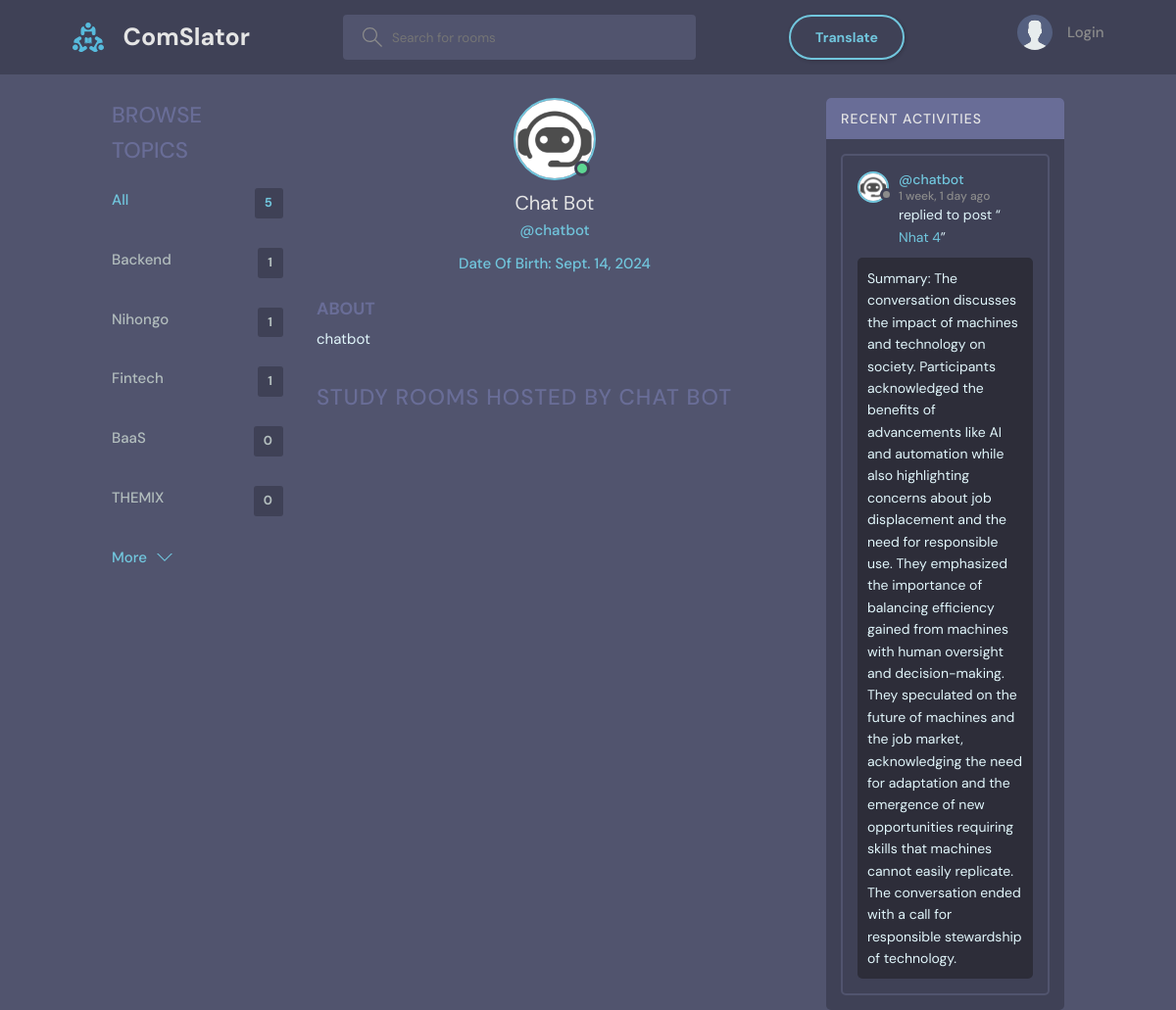
The page /profile/7/ on the database its author committed.
### base/models.py (models this page shows, shortened)
class Topic(models.Model):
    name = models.CharField(max_length=200)

class User(AbstractBaseUser):
    STATUS = [
        ('online', 'online'),
        ('offline', 'offline'),
    ]
    name = models.CharField(max_length=200, null=True)
    username   = models.CharField(max_length=200, null=True)
    email      = models.EmailField(unique=True, null=True)
    password   = models.CharField(max_length=100)
    birth_date = models.DateField(null=True)
    status     = models.CharField(choices=STATUS, max_length=50, default='offline')
    is_superuser = models.BooleanField(default=False)
    bio = models.TextField(null=True)
    avatar = models.ImageField(null=True, default="avatar.svg")
    timezone = models.CharField(max_length=50, default='UTC')
    USERNAME_FIELD = 'email'
    REQUIRED_FIELDS = ['username', 'password']
    objects = UserManager()

class Message(models.Model):
    user = models.ForeignKey(User, on_delete=models.CASCADE)
    room = models.ForeignKey(Room, on_delete=models.CASCADE)
    body = models.TextField()
    image = models.ImageField(upload_to="", null=True, blank=True)
    translated_body = models.TextField(null=True, blank=True)
    updated = models.DateTimeField(auto_now=True)
    created = models.DateTimeField(auto_now_add=True)
    class Meta:
        ordering = ['-updated', '-created']

class Room(models.Model):
    host = models.ForeignKey(User, on_delete=models.SET_NULL, null=True)
    topic = models.ForeignKey(Topic, on_delete=models.SET_NULL, null=True)
    name = models.CharField(max_length=200)
    description = models.TextField(null=True, blank=True)
    participants = models.ManyToManyField(User, related_name='participants', blank=True)
    call_room_id = models.CharField(max_length=100, unique=True, null=True, blank=True)
    updated = models.DateTimeField(auto_now=True)
    created = models.DateTimeField(auto_now_add=True)
    class Meta:
        ordering = ['-updated', '-created']
    def __str__(self):
        return self.name

### base/views.py (the view)
# urls.py: path('profile/<str:pk>/', views.userProfile, name="user-profile"),
def userProfile(request, pk):
    user = User.objects.get(id=pk)
    rooms = user.room_set.all()
    room_messages = user.message_set.all()
    topics = Topic.objects.all()
    context = {'user': user, 'rooms': rooms,
               'room_messages': room_messages, 'topics': topics}
    return render(request, 'base/profile.html', context)

### base/templates/base/profile.html (shortened to what this page needs)
{% extends 'main.html' %}
{% block content %}
<main class="profile-page layout layout--3">
  <div class="container">
    {% include 'base/topics_component.html' %}
    <div class="roomList">
      <div class="profile">
        <div class="profile__avatar">
          <div class="avatar avatar--large active">
            <img src="{{user.avatar.url}}" />
          </div>
        </div>
        <div class="profile__info">
          <h3>{{user.name}}</h3>
          <p>@{{user.username}}</p>
          <p>Date Of Birth: {{user.birth_date}}</p>
        </div>
        <div class="profile__about">
          <h3>About</h3>
          <p>
            {{user.bio}}
          </p>
        </div>
      </div>
      <div class="roomList__header">
        <div>
          <h2>Study Rooms Hosted by {{user.name}}</a>
          </h2>
        </div>
      </div>
    </div>
    {% include 'base/activity_component.html' %}
  </div>
</main>
{% endblock content %}

### base/templates/base/topics_component.html
<div class="topics">
    <div class="topics__header">
        <h2>Browse Topics</h2>
    </div>
    <ul class="topics__list">
        <li>
            <a href="{% url 'home' %}" class="active">All <span>{{topics.count}}</span></a>
        </li>
        {% for topic in topics %}
        <li>
            <a href="{% url 'home' %}?q={{topic.name}}">{{topic.name}}<span>{{topic.room_set.all.count}}</span></a>
        </li>
        {% endfor %}
    </ul>
    <a class="btn btn--link" href="{% url 'topics' %}">
        More
        <svg version="1.1" xmlns="http://www.w3.org/2000/svg" width="32" height="32" viewBox="0 0 32 32">
            <title>chevron-down</title>
            <path d="M16 21l-13-13h-3l16 16 16-16h-3l-13 13z"></path>
        </svg>
    </a>
</div>

### base/templates/base/activity_component.html (shortened to what this page needs)
<div class="activities">
    <div class="activities__header">
        <h2>Recent Activities</h2>
    </div>
    {% for message in room_messages %}
    <div class="activities__box">
        <div class="activities__boxHeader roomListRoom__header">
            <a href="{% url 'user-profile' message.user.id %}" class="roomListRoom__author">
                <div class="avatar avatar--small">
                    <img src="{{message.user.avatar.url}}" />
                </div>
                <p>
                    @{{message.user.username}}
                    <span>{{message.created|timesince}} ago</span>
                </p>
            </a>
        </div>
        <div class="activities__boxContent">
            <p>replied to post “<a href="{% url 'room' message.room.id %}">{{message.room}}</a>”</p>
            <div class="activities__boxRoomContent">{{message.body}}</div>
        </div>
    </div>
    {% endfor %}
</div>

### static/styles/style1.css (style rules this page uses)
body { margin: 0; padding: 0; background-color: #51546e; color: #e1f6fb; font-family: "DM Sans", -apple-system, BlinkMacSystemFont, "Segoe UI", Roboto, Oxygen, Ubuntu, Cantarell, "Open Sans", "Helvetica Neue", sans-serif; }
main { width: 1400px; margin: 0 auto; height: 75vh; }
@media screen and (max-width: 1400px) { main { width: 90%; margin: 0 auto; } }

### rows shown on the page
Topic: name "Backend", room_set.all.count "1"
Topic: name "Nihongo", room_set.all.count "1"
Topic: name "Fintech", room_set.all.count "1"
Topic: name "BaaS", room_set.all.count "0"
Topic: name "THEMIX", room_set.all.count "0"
User: avatar (picture), name "Chat Bot", username "chatbot", birth_date "Sept. 14, 2024", bio "chatbot", name "CHAT BOT"
Message: user.avatar (picture), user.username "chatbot", created "1 week, 1 day", room "Nhat 4", body "Summary: The conversation discusses the impact of machines and technology on society. Participants acknowledged the benefits of advancements like AI and automation while also highlighting concerns about job displacement and the need for responsible use. They emphasized the importance of balancing efficiency gained from machines with human oversight and decision-making. They speculated on the future of machines and the job market, acknowledging the need for adaptation and the emergence of new opportunities requiring skills that machines cannot easily replicate. The conversation ended with a call for responsible stewardship of technology."

### other values the page prints
{{ topics.count }} "5"
